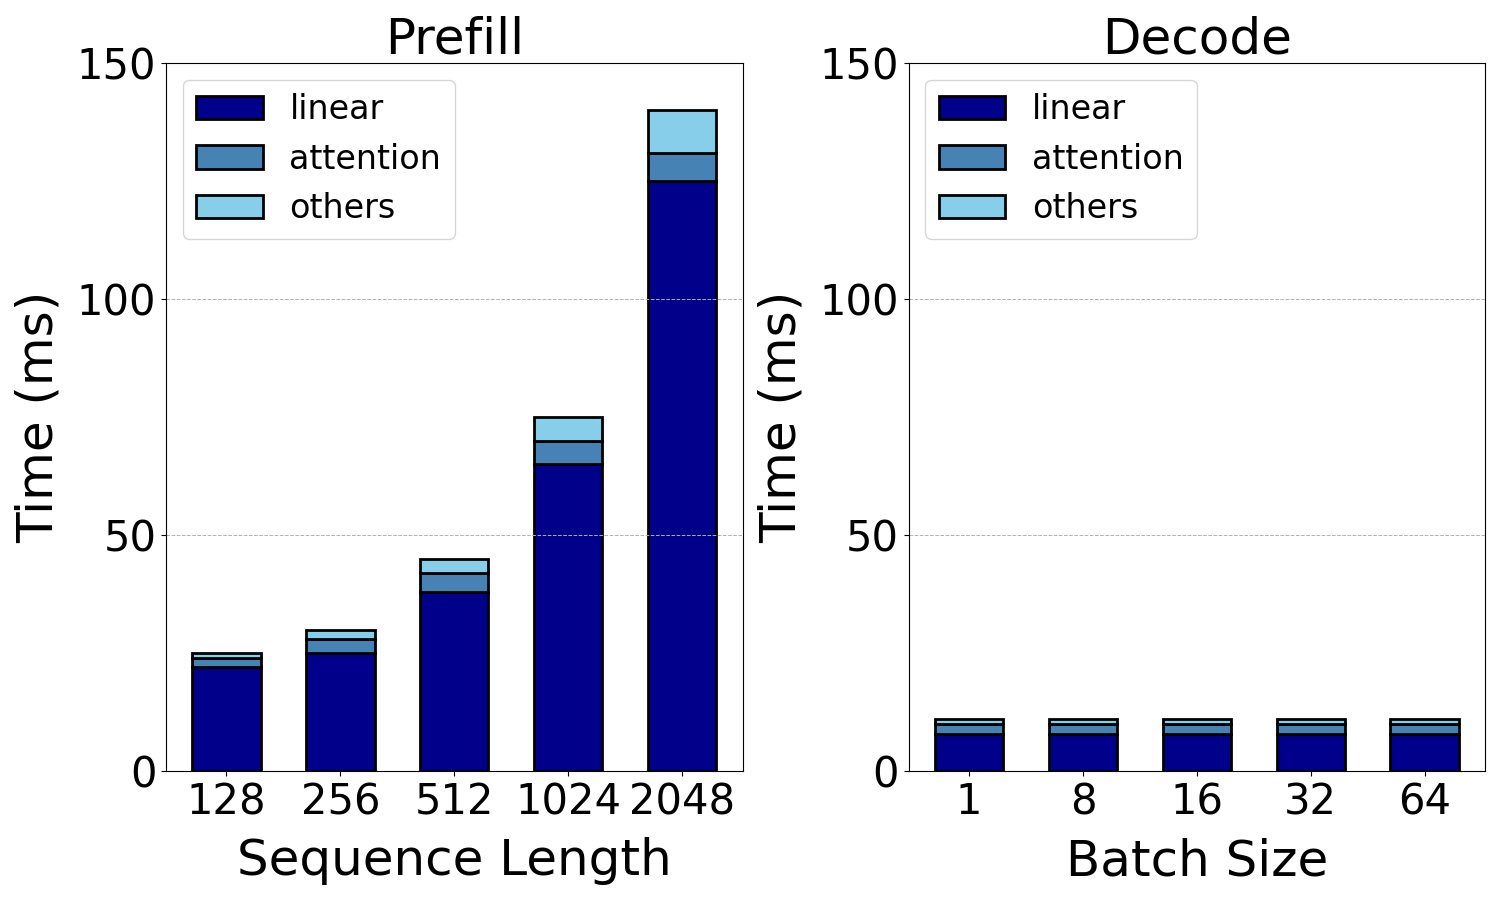

Write the Python code that produced this figure.
import matplotlib.pyplot as plt
import numpy as np

# Data for the stacked bar graphs
sequence_lengths = [128, 256, 512, 1024, 2048]
prefill_total = [25, 30, 45, 75, 140]  # Total lengths for Prefill
prefill_attention = [2, 3, 4, 5, 6]  # Smaller attention values
prefill_others = [1, 2, 3, 5, 9]  # Adjust others to maintain total
prefill_linear = [t - a - o for t, a, o in zip(prefill_total, prefill_attention, prefill_others)]

decode_batch_sizes = [1, 8, 16, 32, 64]
decode_linear = [8, 8, 8, 8, 8]  # Decode linear remains dominant
decode_attention = [2, 2, 2, 2, 2]
decode_others = [1, 1, 1, 1, 1]

# Create positions for the bars
prefill_positions = np.arange(len(sequence_lengths))
decode_positions = np.arange(len(decode_batch_sizes))

# Create the bar graphs
fig, (ax1, ax2) = plt.subplots(1, 2, figsize=(15, 9), gridspec_kw={"width_ratios": [1, 1]})

# Prefill stacked bar graph
ax1.bar(prefill_positions, prefill_linear, color='#00008B', edgecolor='black', linewidth=2, width=0.6, label='linear')
ax1.bar(prefill_positions, prefill_attention, bottom=prefill_linear, color='#4682B4', edgecolor='black', linewidth=2, width=0.6, label='attention')
ax1.bar(prefill_positions, prefill_others, bottom=np.array(prefill_linear) + np.array(prefill_attention), color='#87CEEB', edgecolor='black', linewidth=2, width=0.6, label='others')
ax1.set_title("Prefill", fontsize=36)
ax1.set_xlabel("Sequence Length", fontsize=36, labelpad=10)
ax1.set_ylabel("Time (ms)", fontsize=36, labelpad=10)
ax1.set_xticks(prefill_positions)
ax1.set_xticklabels(sequence_lengths, fontsize=30)
ax1.set_yticks([0, 50, 100, 150])
ax1.set_yticklabels(["0", "50", "100", "150"], fontsize=30)
ax1.tick_params(axis='y', labelsize=30)
ax1.grid(axis='y', linestyle='--', linewidth=0.7)
ax1.legend(fontsize=24, loc='upper left')

# Decode stacked bar graph
ax2.bar(decode_positions, decode_linear, color='#00008B', edgecolor='black', linewidth=2, width=0.6, label='linear')
ax2.bar(decode_positions, decode_attention, bottom=decode_linear, color='#4682B4', edgecolor='black', linewidth=2, width=0.6, label='attention')
ax2.bar(decode_positions, decode_others, bottom=np.array(decode_linear) + np.array(decode_attention), color='#87CEEB', edgecolor='black', linewidth=2, width=0.6, label='others')
ax2.set_title("Decode", fontsize=36)
ax2.set_xlabel("Batch Size", fontsize=36, labelpad=10)
ax2.set_ylabel("Time (ms)", fontsize=36, labelpad=10)
ax2.set_xticks(decode_positions)
ax2.set_xticklabels(decode_batch_sizes, fontsize=30)
ax2.set_yticks([0, 50, 100, 150])
ax2.set_yticklabels(["0", "50", "100", "150"], fontsize=30)
ax2.tick_params(axis='y', labelsize=30)
ax2.grid(axis='y', linestyle='--', linewidth=0.7)
ax2.legend(fontsize=24, loc='upper left')

# Adjust layout and show the plot
plt.tight_layout()
plt.show()
